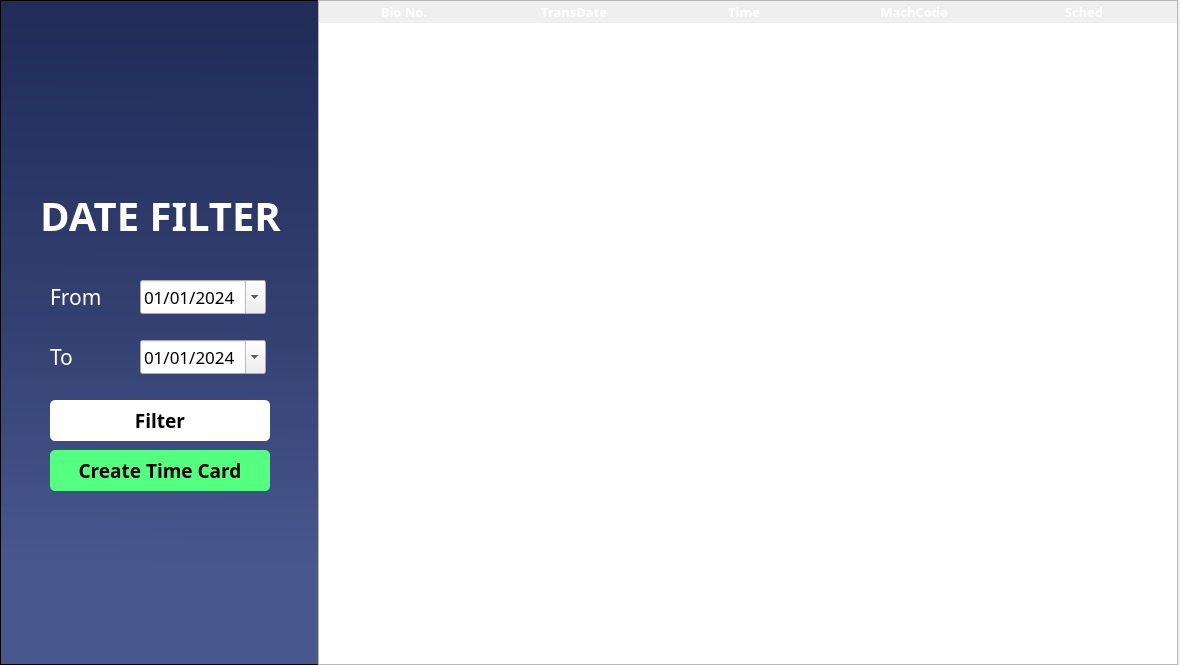
<?xml version="1.0" encoding="UTF-8"?>
<ui version="4.0">
 <class>timeLog</class>
 <widget class="QMainWindow" name="timeLog">
  <property name="geometry">
   <rect>
    <x>0</x>
    <y>0</y>
    <width>1180</width>
    <height>665</height>
   </rect>
  </property>
  <property name="windowTitle">
   <string>MainWindow</string>
  </property>
  <widget class="QWidget" name="centralwidget">
   <widget class="QFrame" name="sideBar">
    <property name="geometry">
     <rect>
      <x>0</x>
      <y>0</y>
      <width>319</width>
      <height>665</height>
     </rect>
    </property>
    <property name="styleSheet">
     <string notr="true">#sideBar{
	background-color: qlineargradient(spread:pad, x1:0.508, y1:0.0340909, x2:0.503051, y2:1, stop:0 rgba(33, 44, 89, 255), stop:0.497175 rgba(52, 66, 115, 255), stop:0.847458 rgba(72, 87, 142, 255))
}

#lblFilter, #fromLabel, #toLabel{
color: white;
}

#btnFilter{
background-color: white;
border-radius: 5px;
}</string>
    </property>
    <property name="frameShape">
     <enum>QFrame::StyledPanel</enum>
    </property>
    <property name="frameShadow">
     <enum>QFrame::Raised</enum>
    </property>
    <widget class="QLabel" name="lblFilter">
     <property name="geometry">
      <rect>
       <x>20</x>
       <y>190</y>
       <width>281</width>
       <height>51</height>
      </rect>
     </property>
     <property name="font">
      <font>
       <family>Poppins</family>
       <pointsize>30</pointsize>
       <weight>75</weight>
       <bold>true</bold>
      </font>
     </property>
     <property name="text">
      <string>DATE FILTER</string>
     </property>
     <property name="alignment">
      <set>Qt::AlignCenter</set>
     </property>
    </widget>
    <widget class="QLabel" name="fromLabel">
     <property name="geometry">
      <rect>
       <x>50</x>
       <y>280</y>
       <width>71</width>
       <height>34</height>
      </rect>
     </property>
     <property name="font">
      <font>
       <family>Poppins</family>
       <pointsize>16</pointsize>
      </font>
     </property>
     <property name="text">
      <string>From</string>
     </property>
    </widget>
    <widget class="QDateEdit" name="dateStart">
     <property name="geometry">
      <rect>
       <x>140</x>
       <y>280</y>
       <width>126</width>
       <height>34</height>
      </rect>
     </property>
     <property name="font">
      <font>
       <family>Poppins</family>
       <pointsize>13</pointsize>
      </font>
     </property>
     <property name="styleSheet">
      <string notr="true"/>
     </property>
     <property name="dateTime">
      <datetime>
       <hour>0</hour>
       <minute>0</minute>
       <second>0</second>
       <year>2024</year>
       <month>1</month>
       <day>1</day>
      </datetime>
     </property>
     <property name="displayFormat">
      <string>MM/dd/yyyy</string>
     </property>
     <property name="calendarPopup">
      <bool>true</bool>
     </property>
    </widget>
    <widget class="QLabel" name="toLabel">
     <property name="geometry">
      <rect>
       <x>50</x>
       <y>340</y>
       <width>71</width>
       <height>34</height>
      </rect>
     </property>
     <property name="font">
      <font>
       <family>Poppins</family>
       <pointsize>16</pointsize>
      </font>
     </property>
     <property name="text">
      <string>To</string>
     </property>
    </widget>
    <widget class="QDateEdit" name="dateEnd">
     <property name="geometry">
      <rect>
       <x>140</x>
       <y>340</y>
       <width>126</width>
       <height>34</height>
      </rect>
     </property>
     <property name="font">
      <font>
       <family>Poppins</family>
       <pointsize>13</pointsize>
      </font>
     </property>
     <property name="styleSheet">
      <string notr="true"/>
     </property>
     <property name="dateTime">
      <datetime>
       <hour>0</hour>
       <minute>0</minute>
       <second>0</second>
       <year>2024</year>
       <month>1</month>
       <day>1</day>
      </datetime>
     </property>
     <property name="displayFormat">
      <string>MM/dd/yyyy</string>
     </property>
     <property name="calendarPopup">
      <bool>true</bool>
     </property>
    </widget>
    <widget class="QPushButton" name="btnFilter">
     <property name="geometry">
      <rect>
       <x>50</x>
       <y>400</y>
       <width>220</width>
       <height>41</height>
      </rect>
     </property>
     <property name="font">
      <font>
       <family>Poppins</family>
       <pointsize>14</pointsize>
       <weight>75</weight>
       <bold>true</bold>
      </font>
     </property>
     <property name="cursor">
      <cursorShape>PointingHandCursor</cursorShape>
     </property>
     <property name="styleSheet">
      <string notr="true"/>
     </property>
     <property name="text">
      <string>Filter</string>
     </property>
     <property name="iconSize">
      <size>
       <width>22</width>
       <height>22</height>
      </size>
     </property>
    </widget>
    <widget class="QPushButton" name="btnCard">
     <property name="geometry">
      <rect>
       <x>50</x>
       <y>450</y>
       <width>220</width>
       <height>41</height>
      </rect>
     </property>
     <property name="font">
      <font>
       <family>Poppins</family>
       <pointsize>14</pointsize>
       <weight>75</weight>
       <bold>true</bold>
      </font>
     </property>
     <property name="cursor">
      <cursorShape>PointingHandCursor</cursorShape>
     </property>
     <property name="styleSheet">
      <string notr="true">background-color: rgb(85, 255, 127);
border-radius: 5px;</string>
     </property>
     <property name="text">
      <string>Create Time Card</string>
     </property>
     <property name="iconSize">
      <size>
       <width>22</width>
       <height>22</height>
      </size>
     </property>
    </widget>
   </widget>
   <widget class="QTableWidget" name="employeeListTable">
    <property name="geometry">
     <rect>
      <x>318</x>
      <y>0</y>
      <width>860</width>
      <height>665</height>
     </rect>
    </property>
    <property name="sizePolicy">
     <sizepolicy hsizetype="Fixed" vsizetype="Fixed">
      <horstretch>0</horstretch>
      <verstretch>0</verstretch>
     </sizepolicy>
    </property>
    <property name="font">
     <font>
      <family>Poppins SemiBold</family>
      <pointsize>10</pointsize>
      <weight>75</weight>
      <bold>true</bold>
     </font>
    </property>
    <property name="focusPolicy">
     <enum>Qt::ClickFocus</enum>
    </property>
    <property name="contextMenuPolicy">
     <enum>Qt::DefaultContextMenu</enum>
    </property>
    <property name="styleSheet">
     <string notr="true">/* Header Design */

QHeaderView::section {
	font-family: Poppins;
	font-weight: bold;
	font-size: 13px;
	color: white;
	background-color: &quot;#344273&quot;;
	border: none;
}

/* Style for the selected row */
QTableView::item:selected:active {
	 selection-background-color: &quot;#9DADDF&quot;;
}

/* Style for the alternate row */
QTableWidget {
	alternate-background-color: &quot;#DDDDDD&quot;;
}</string>
    </property>
    <property name="horizontalScrollBarPolicy">
     <enum>Qt::ScrollBarAlwaysOff</enum>
    </property>
    <property name="sizeAdjustPolicy">
     <enum>QAbstractScrollArea::AdjustIgnored</enum>
    </property>
    <property name="editTriggers">
     <set>QAbstractItemView::NoEditTriggers</set>
    </property>
    <property name="tabKeyNavigation">
     <bool>false</bool>
    </property>
    <property name="showDropIndicator" stdset="0">
     <bool>false</bool>
    </property>
    <property name="dragDropOverwriteMode">
     <bool>false</bool>
    </property>
    <property name="alternatingRowColors">
     <bool>true</bool>
    </property>
    <property name="selectionMode">
     <enum>QAbstractItemView::SingleSelection</enum>
    </property>
    <property name="selectionBehavior">
     <enum>QAbstractItemView::SelectRows</enum>
    </property>
    <property name="textElideMode">
     <enum>Qt::ElideRight</enum>
    </property>
    <property name="showGrid">
     <bool>false</bool>
    </property>
    <property name="gridStyle">
     <enum>Qt::SolidLine</enum>
    </property>
    <property name="cornerButtonEnabled">
     <bool>false</bool>
    </property>
    <attribute name="horizontalHeaderVisible">
     <bool>true</bool>
    </attribute>
    <attribute name="horizontalHeaderCascadingSectionResizes">
     <bool>false</bool>
    </attribute>
    <attribute name="horizontalHeaderMinimumSectionSize">
     <number>50</number>
    </attribute>
    <attribute name="horizontalHeaderDefaultSectionSize">
     <number>170</number>
    </attribute>
    <attribute name="horizontalHeaderHighlightSections">
     <bool>true</bool>
    </attribute>
    <attribute name="horizontalHeaderShowSortIndicator" stdset="0">
     <bool>false</bool>
    </attribute>
    <attribute name="horizontalHeaderStretchLastSection">
     <bool>false</bool>
    </attribute>
    <attribute name="verticalHeaderVisible">
     <bool>false</bool>
    </attribute>
    <attribute name="verticalHeaderHighlightSections">
     <bool>false</bool>
    </attribute>
    <column>
     <property name="text">
      <string>Bio No.</string>
     </property>
    </column>
    <column>
     <property name="text">
      <string>TransDate</string>
     </property>
    </column>
    <column>
     <property name="text">
      <string>Time</string>
     </property>
    </column>
    <column>
     <property name="text">
      <string>MachCode</string>
     </property>
    </column>
    <column>
     <property name="text">
      <string>Sched</string>
     </property>
    </column>
   </widget>
  </widget>
 </widget>
 <resources/>
 <connections/>
</ui>
